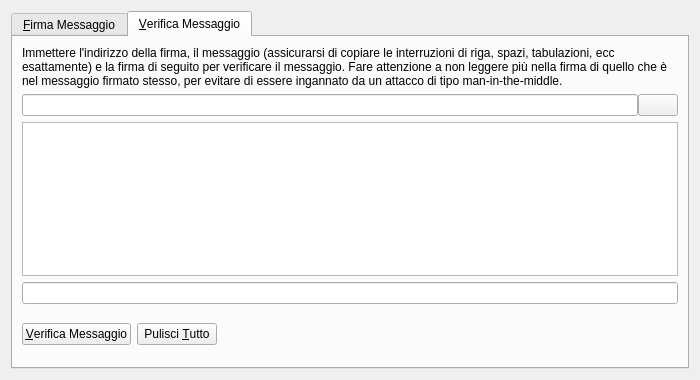
<?xml version="1.0" encoding="UTF-8"?>
<ui version="4.0">
 <class>SignVerifyMessageDialog</class>
 <widget class="QDialog" name="SignVerifyMessageDialog">
  <property name="geometry">
   <rect>
    <x>0</x>
    <y>0</y>
    <width>700</width>
    <height>380</height>
   </rect>
  </property>
  <property name="windowTitle">
   <string>Signatures - Sign / Verify a Message</string>
  </property>
  <property name="modal">
   <bool>true</bool>
  </property>
  <layout class="QVBoxLayout" name="verticalLayout">
   <item>
    <widget class="QTabWidget" name="tabWidget">
     <property name="currentIndex">
      <number>1</number>
     </property>
     <widget class="QWidget" name="tabSignMessage">
      <attribute name="title">
       <string>&amp;Firma Messaggio</string>
      </attribute>
      <layout class="QVBoxLayout" name="verticalLayout_SM">
       <item>
        <widget class="QLabel" name="infoLabel_SM">
         <property name="text">
          <string>È possibile firmare i messaggi con i vostri indirizzi per dimostrare chi è il loro proprietario. Fare attenzione a non firmare nulla vagamente, come gli attacchi di phishing può cercare di ingannare l'utente a firmare la vostra identità a loro. Firmare dichiarazioni completamente dettagliate se l'utente accetta.</string>
         </property>
         <property name="textFormat">
          <enum>Qt::PlainText</enum>
         </property>
         <property name="wordWrap">
          <bool>true</bool>
         </property>
        </widget>
       </item>
       <item>
        <layout class="QHBoxLayout" name="horizontalLayout_1_SM">
         <property name="spacing">
          <number>0</number>
         </property>
         <item>
          <widget class="QValidatedLineEdit" name="addressIn_SM">
           <property name="toolTip">
            <string>The address to sign the message with (e.g. 1NS17iag9jJgTHD1VXjvLCEnZuQ3rJDE9L)</string>
           </property>
           <property name="maxLength">
            <number>34</number>
           </property>
          </widget>
         </item>
         <item>
          <widget class="QPushButton" name="addressBookButton_SM">
           <property name="toolTip">
            <string>Choose an address from the address book</string>
           </property>
           <property name="text">
            <string/>
           </property>
           <property name="icon">
            <iconset resource="../bitcoin.qrc">
             <normaloff>:/icons/address-book</normaloff>:/icons/address-book</iconset>
           </property>
           <property name="shortcut">
            <string>Alt+A</string>
           </property>
           <property name="autoDefault">
            <bool>false</bool>
           </property>
          </widget>
         </item>
         <item>
          <widget class="QPushButton" name="pasteButton_SM">
           <property name="toolTip">
            <string>Paste address from clipboard</string>
           </property>
           <property name="text">
            <string/>
           </property>
           <property name="icon">
            <iconset resource="../bitcoin.qrc">
             <normaloff>:/icons/editpaste</normaloff>:/icons/editpaste</iconset>
           </property>
           <property name="shortcut">
            <string>Alt+P</string>
           </property>
           <property name="autoDefault">
            <bool>false</bool>
           </property>
          </widget>
         </item>
        </layout>
       </item>
       <item>
        <widget class="QPlainTextEdit" name="messageIn_SM">
         <property name="toolTip">
          <string>Enter the message you want to sign here</string>
         </property>
        </widget>
       </item>
       <item>
        <layout class="QHBoxLayout" name="horizontalLayout_2_SM">
         <property name="spacing">
          <number>0</number>
         </property>
         <item>
          <widget class="QLineEdit" name="signatureOut_SM">
           <property name="font">
            <font>
             <italic>true</italic>
            </font>
           </property>
           <property name="readOnly">
            <bool>true</bool>
           </property>
          </widget>
         </item>
         <item>
          <widget class="QPushButton" name="copySignatureButton_SM">
           <property name="toolTip">
            <string>Copy the current signature to the system clipboard</string>
           </property>
           <property name="text">
            <string/>
           </property>
           <property name="icon">
            <iconset resource="../bitcoin.qrc">
             <normaloff>:/icons/editcopy</normaloff>:/icons/editcopy</iconset>
           </property>
           <property name="autoDefault">
            <bool>false</bool>
           </property>
          </widget>
         </item>
        </layout>
       </item>
       <item>
        <layout class="QHBoxLayout" name="horizontalLayout_3_SM">
         <item>
          <widget class="QPushButton" name="signMessageButton_SM">
           <property name="toolTip">
            <string>Sign the message to prove you own this Bitcoin address</string>
           </property>
           <property name="text">
            <string>&amp;Firma Messaggio</string>
           </property>
           <property name="icon">
            <iconset resource="../bitcoin.qrc">
             <normaloff>:/icons/edit</normaloff>:/icons/edit</iconset>
           </property>
           <property name="autoDefault">
            <bool>false</bool>
           </property>
          </widget>
         </item>
         <item>
          <widget class="QPushButton" name="clearButton_SM">
           <property name="toolTip">
            <string>Reset all sign message fields</string>
           </property>
           <property name="text">
            <string>Cancella &amp;Tutto</string>
           </property>
           <property name="icon">
            <iconset resource="../bitcoin.qrc">
             <normaloff>:/icons/remove</normaloff>:/icons/remove</iconset>
           </property>
           <property name="autoDefault">
            <bool>false</bool>
           </property>
          </widget>
         </item>
         <item>
          <spacer name="horizontalSpacer_1_SM">
           <property name="orientation">
            <enum>Qt::Horizontal</enum>
           </property>
           <property name="sizeHint" stdset="0">
            <size>
             <width>40</width>
             <height>48</height>
            </size>
           </property>
          </spacer>
         </item>
         <item>
          <widget class="QLabel" name="statusLabel_SM">
           <property name="font">
            <font>
             <weight>75</weight>
             <bold>true</bold>
            </font>
           </property>
           <property name="text">
            <string/>
           </property>
           <property name="wordWrap">
            <bool>true</bool>
           </property>
          </widget>
         </item>
         <item>
          <spacer name="horizontalSpacer_2_SM">
           <property name="orientation">
            <enum>Qt::Horizontal</enum>
           </property>
           <property name="sizeHint" stdset="0">
            <size>
             <width>40</width>
             <height>48</height>
            </size>
           </property>
          </spacer>
         </item>
        </layout>
       </item>
      </layout>
     </widget>
     <widget class="QWidget" name="tabVerifyMessage">
      <attribute name="title">
       <string>&amp;Verifica Messaggio</string>
      </attribute>
      <layout class="QVBoxLayout" name="verticalLayout_VM">
       <item>
        <widget class="QLabel" name="infoLabel_VM">
         <property name="text">
          <string>Immettere l'indirizzo della firma, il messaggio (assicurarsi di copiare le interruzioni di riga, spazi, tabulazioni, ecc esattamente) e la firma di seguito per verificare il messaggio. Fare attenzione a non leggere più nella firma di quello che è nel messaggio firmato stesso, per evitare di essere ingannato da un attacco di tipo man-in-the-middle.</string>
         </property>
         <property name="textFormat">
          <enum>Qt::PlainText</enum>
         </property>
         <property name="alignment">
          <set>Qt::AlignLeading|Qt::AlignLeft|Qt::AlignTop</set>
         </property>
         <property name="wordWrap">
          <bool>true</bool>
         </property>
        </widget>
       </item>
       <item>
        <layout class="QHBoxLayout" name="horizontalLayout_1_VM">
         <property name="spacing">
          <number>0</number>
         </property>
         <item>
          <widget class="QValidatedLineEdit" name="addressIn_VM">
           <property name="toolTip">
            <string>The address the message was signed with (e.g. 1NS17iag9jJgTHD1VXjvLCEnZuQ3rJDE9L)</string>
           </property>
           <property name="maxLength">
            <number>34</number>
           </property>
          </widget>
         </item>
         <item>
          <widget class="QPushButton" name="addressBookButton_VM">
           <property name="toolTip">
            <string>Choose an address from the address book</string>
           </property>
           <property name="text">
            <string/>
           </property>
           <property name="icon">
            <iconset resource="../bitcoin.qrc">
             <normaloff>:/icons/address-book</normaloff>:/icons/address-book</iconset>
           </property>
           <property name="shortcut">
            <string>Alt+A</string>
           </property>
           <property name="autoDefault">
            <bool>false</bool>
           </property>
          </widget>
         </item>
        </layout>
       </item>
       <item>
        <widget class="QPlainTextEdit" name="messageIn_VM"/>
       </item>
       <item>
        <widget class="QValidatedLineEdit" name="signatureIn_VM"/>
       </item>
       <item>
        <layout class="QHBoxLayout" name="horizontalLayout_2_VM">
         <item>
          <widget class="QPushButton" name="verifyMessageButton_VM">
           <property name="toolTip">
            <string>Verify the message to ensure it was signed with the specified Bitcoin address</string>
           </property>
           <property name="text">
            <string>&amp;Verifica Messaggio</string>
           </property>
           <property name="icon">
            <iconset resource="../bitcoin.qrc">
             <normaloff>:/icons/transaction_0</normaloff>:/icons/transaction_0</iconset>
           </property>
           <property name="autoDefault">
            <bool>false</bool>
           </property>
          </widget>
         </item>
         <item>
          <widget class="QPushButton" name="clearButton_VM">
           <property name="toolTip">
            <string>Reset all verify message fields</string>
           </property>
           <property name="text">
            <string>Pulisci &amp;Tutto</string>
           </property>
           <property name="icon">
            <iconset resource="../bitcoin.qrc">
             <normaloff>:/icons/remove</normaloff>:/icons/remove</iconset>
           </property>
           <property name="autoDefault">
            <bool>false</bool>
           </property>
          </widget>
         </item>
         <item>
          <spacer name="horizontalSpacer_1_VM">
           <property name="orientation">
            <enum>Qt::Horizontal</enum>
           </property>
           <property name="sizeHint" stdset="0">
            <size>
             <width>40</width>
             <height>48</height>
            </size>
           </property>
          </spacer>
         </item>
         <item>
          <widget class="QLabel" name="statusLabel_VM">
           <property name="font">
            <font>
             <weight>75</weight>
             <bold>true</bold>
            </font>
           </property>
           <property name="text">
            <string/>
           </property>
           <property name="wordWrap">
            <bool>true</bool>
           </property>
          </widget>
         </item>
         <item>
          <spacer name="horizontalSpacer_2_VM">
           <property name="orientation">
            <enum>Qt::Horizontal</enum>
           </property>
           <property name="sizeHint" stdset="0">
            <size>
             <width>40</width>
             <height>48</height>
            </size>
           </property>
          </spacer>
         </item>
        </layout>
       </item>
      </layout>
     </widget>
    </widget>
   </item>
  </layout>
 </widget>
 <customwidgets>
  <customwidget>
   <class>QValidatedLineEdit</class>
   <extends>QLineEdit</extends>
   <header>qvalidatedlineedit.h</header>
  </customwidget>
 </customwidgets>
 <resources>
  <include location="../bitcoin.qrc"/>
 </resources>
 <connections/>
</ui>
